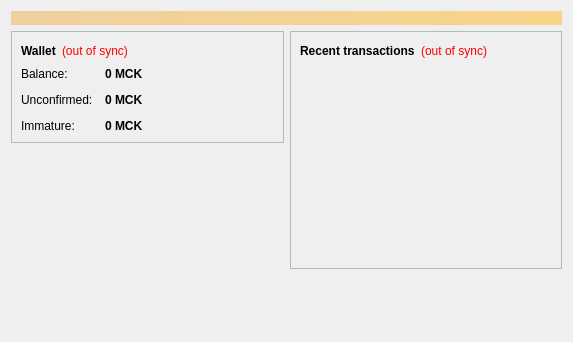
<?xml version="1.0" encoding="UTF-8"?>
<ui version="4.0">
 <class>OverviewPage</class>
 <widget class="QWidget" name="OverviewPage">
  <property name="geometry">
   <rect>
    <x>0</x>
    <y>0</y>
    <width>573</width>
    <height>342</height>
   </rect>
  </property>
  <property name="windowTitle">
   <string>Form</string>
  </property>
  <layout class="QVBoxLayout" name="topLayout">
   <item>
    <widget class="QLabel" name="labelAlerts">
     <property name="visible">
      <bool>false</bool>
     </property>
     <property name="styleSheet">
      <string notr="true">background-color: qlineargradient(x1: 0, y1: 0, x2: 1, y2: 0, stop:0 #F0D0A0, stop:1 #F8D488); color:#000000;</string>
     </property>
     <property name="wordWrap">
      <bool>true</bool>
     </property>
     <property name="margin">
      <number>3</number>
     </property>
    </widget>
   </item>
   <item>
    <layout class="QHBoxLayout" name="horizontalLayout" stretch="1,1">
     <item>
      <layout class="QVBoxLayout" name="verticalLayout_2">
       <item>
        <widget class="QFrame" name="frame">
         <property name="frameShape">
          <enum>QFrame::StyledPanel</enum>
         </property>
         <property name="frameShadow">
          <enum>QFrame::Raised</enum>
         </property>
         <layout class="QVBoxLayout" name="verticalLayout_4">
          <item>
           <layout class="QHBoxLayout" name="horizontalLayout_4">
            <item>
             <widget class="QLabel" name="label_5">
              <property name="font">
               <font>
                <weight>75</weight>
                <bold>true</bold>
               </font>
              </property>
              <property name="text">
               <string>Wallet</string>
              </property>
             </widget>
            </item>
            <item>
             <widget class="QLabel" name="labelWalletStatus">
              <property name="toolTip">
               <string>The displayed information may be out of date. Your wallet automatically synchronizes with the Mickel network after a connection is established, but this process has not completed yet.</string>
              </property>
              <property name="styleSheet">
               <string notr="true">QLabel { color: red; }</string>
              </property>
              <property name="text">
               <string notr="true">(out of sync)</string>
              </property>
              <property name="alignment">
               <set>Qt::AlignLeading|Qt::AlignLeft|Qt::AlignVCenter</set>
              </property>
             </widget>
            </item>
            <item>
             <spacer name="horizontalSpacer_2">
              <property name="orientation">
               <enum>Qt::Horizontal</enum>
              </property>
              <property name="sizeHint" stdset="0">
               <size>
                <width>40</width>
                <height>20</height>
               </size>
              </property>
             </spacer>
            </item>
           </layout>
          </item>
          <item>
           <layout class="QFormLayout" name="formLayout_2">
            <property name="fieldGrowthPolicy">
             <enum>QFormLayout::AllNonFixedFieldsGrow</enum>
            </property>
            <property name="horizontalSpacing">
             <number>12</number>
            </property>
            <property name="verticalSpacing">
             <number>12</number>
            </property>
            <item row="0" column="0">
             <widget class="QLabel" name="label">
              <property name="text">
               <string>Balance:</string>
              </property>
             </widget>
            </item>
            <item row="0" column="1">
             <widget class="QLabel" name="labelBalance">
              <property name="font">
               <font>
                <weight>75</weight>
                <bold>true</bold>
               </font>
              </property>
              <property name="cursor">
               <cursorShape>IBeamCursor</cursorShape>
              </property>
              <property name="toolTip">
               <string>Your current balance</string>
              </property>
              <property name="text">
               <string notr="true">0 MCK</string>
              </property>
              <property name="textInteractionFlags">
               <set>Qt::LinksAccessibleByMouse|Qt::TextSelectableByKeyboard|Qt::TextSelectableByMouse</set>
              </property>
             </widget>
            </item>
            <item row="1" column="0">
             <widget class="QLabel" name="label_3">
              <property name="text">
               <string>Unconfirmed:</string>
              </property>
             </widget>
            </item>
            <item row="1" column="1">
             <widget class="QLabel" name="labelUnconfirmed">
              <property name="font">
               <font>
                <weight>75</weight>
                <bold>true</bold>
               </font>
              </property>
              <property name="cursor">
               <cursorShape>IBeamCursor</cursorShape>
              </property>
              <property name="toolTip">
               <string>Total of transactions that have yet to be confirmed, and do not yet count toward the current balance</string>
              </property>
              <property name="text">
               <string notr="true">0 MCK</string>
              </property>
              <property name="textInteractionFlags">
               <set>Qt::LinksAccessibleByMouse|Qt::TextSelectableByKeyboard|Qt::TextSelectableByMouse</set>
              </property>
             </widget>
            </item>
            <item row="2" column="0">
             <widget class="QLabel" name="labelImmatureText">
              <property name="text">
               <string>Immature:</string>
              </property>
             </widget>
            </item>
            <item row="2" column="1">
             <widget class="QLabel" name="labelImmature">
              <property name="font">
               <font>
                <weight>75</weight>
                <bold>true</bold>
               </font>
              </property>
              <property name="toolTip">
               <string>Mined balance that has not yet matured</string>
              </property>
              <property name="text">
               <string notr="true">0 MCK</string>
              </property>
              <property name="textInteractionFlags">
               <set>Qt::LinksAccessibleByMouse|Qt::TextSelectableByKeyboard|Qt::TextSelectableByMouse</set>
              </property>
             </widget>
            </item>
           </layout>
          </item>
         </layout>
        </widget>
       </item>
       <item>
        <spacer name="verticalSpacer">
         <property name="orientation">
          <enum>Qt::Vertical</enum>
         </property>
         <property name="sizeHint" stdset="0">
          <size>
           <width>20</width>
           <height>40</height>
          </size>
         </property>
        </spacer>
       </item>
      </layout>
     </item>
     <item>
      <layout class="QVBoxLayout" name="verticalLayout_3">
       <item>
        <widget class="QFrame" name="frame_2">
         <property name="frameShape">
          <enum>QFrame::StyledPanel</enum>
         </property>
         <property name="frameShadow">
          <enum>QFrame::Raised</enum>
         </property>
         <layout class="QVBoxLayout" name="verticalLayout">
          <item>
           <layout class="QHBoxLayout" name="horizontalLayout_2">
            <item>
             <widget class="QLabel" name="label_4">
              <property name="text">
               <string>&lt;b&gt;Recent transactions&lt;/b&gt;</string>
              </property>
             </widget>
            </item>
            <item>
             <widget class="QLabel" name="labelTransactionsStatus">
              <property name="toolTip">
               <string>The displayed information may be out of date. Your wallet automatically synchronizes with the Mickel network after a connection is established, but this process has not completed yet.</string>
              </property>
              <property name="styleSheet">
               <string notr="true">QLabel { color: red; }</string>
              </property>
              <property name="text">
               <string notr="true">(out of sync)</string>
              </property>
              <property name="alignment">
               <set>Qt::AlignRight|Qt::AlignTrailing|Qt::AlignVCenter</set>
              </property>
             </widget>
            </item>
            <item>
             <spacer name="horizontalSpacer">
              <property name="orientation">
               <enum>Qt::Horizontal</enum>
              </property>
              <property name="sizeHint" stdset="0">
               <size>
                <width>40</width>
                <height>20</height>
               </size>
              </property>
             </spacer>
            </item>
           </layout>
          </item>
          <item>
           <widget class="QListView" name="listTransactions">
            <property name="styleSheet">
             <string notr="true">QListView { background: transparent; }</string>
            </property>
            <property name="frameShape">
             <enum>QFrame::NoFrame</enum>
            </property>
            <property name="verticalScrollBarPolicy">
             <enum>Qt::ScrollBarAlwaysOff</enum>
            </property>
            <property name="horizontalScrollBarPolicy">
             <enum>Qt::ScrollBarAlwaysOff</enum>
            </property>
            <property name="selectionMode">
             <enum>QAbstractItemView::NoSelection</enum>
            </property>
           </widget>
          </item>
         </layout>
        </widget>
       </item>
       <item>
        <spacer name="verticalSpacer_2">
         <property name="orientation">
          <enum>Qt::Vertical</enum>
         </property>
         <property name="sizeHint" stdset="0">
          <size>
           <width>20</width>
           <height>40</height>
          </size>
         </property>
        </spacer>
       </item>
      </layout>
     </item>
    </layout>
   </item>
  </layout>
 </widget>
 <resources/>
 <connections/>
</ui>
